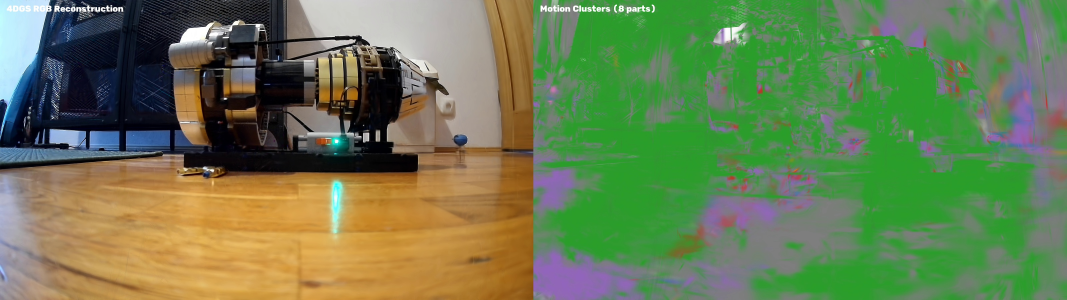
#> input picture scratch/kabsch_sidebyside_frame0.jpg, 3200 x 900 px, given as the content of the folder data/multipleview/lego_turbine_base/cam01, which was not available (shown at 1/3 size)
$ python test_scenes_phase_correlation.py   (older library calls are emulated)
#> lines starting #> are read from the running program, lines starting #| are printed output that depends on the picture; pictures that were not available may be replaced by others from this repository, and a replacement may not be noted
import cv2
import numpy as np
from pathlib import Path

scenes = ['lego_turbine_base', 'lego_turbine_2_missing', 'lego_turbine_5_missing', 'turbine_r1_missing_6']

for scene in scenes:
    cam = "cam01"
    frames_dir = Path(f"data/multipleview/{scene}/{cam}")
    frame_files = sorted(list(frames_dir.glob("*.jpg")))
    n_frames = len(frame_files)
    fps = 20.004

    # Load reference frame
    ref_img = cv2.imread(str(frame_files[0]), cv2.IMREAD_GRAYSCALE).astype(np.float32)
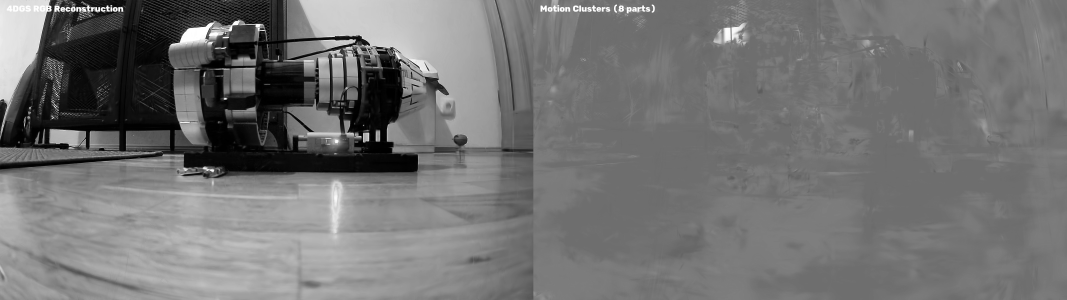
#> ref_img: shape (900, 3200) float32 (shown at 1/3 size); min 0, max 255, mean 115.1
    roi_ref = ref_img[600:1400, 700:1600]
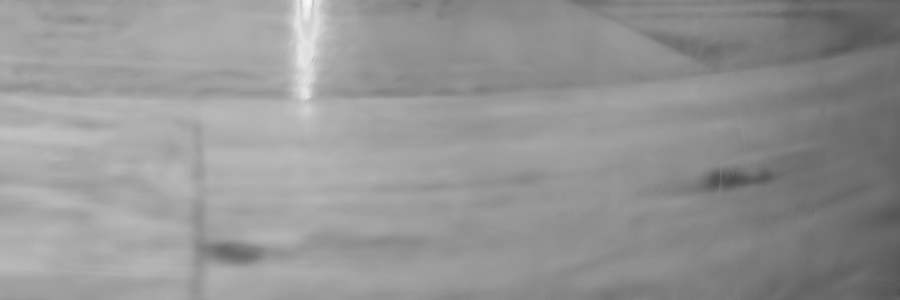
#> roi_ref: shape (300, 900) float32; min 76, max 250, mean 148.5
    hanning = cv2.createHanningWindow(roi_ref.shape[::-1], cv2.CV_32F)

    shifts = []
    # Sample every frame
    for i in range(min(n_frames, 100)):
        img = cv2.imread(str(frame_files[i]), cv2.IMREAD_GRAYSCALE).astype(np.float32)
        roi_curr = img[600:1400, 700:1600]
        shift, response = cv2.phaseCorrelate(roi_ref, roi_curr, hanning)
#> shift = (0, -2.84e-14); response = 1
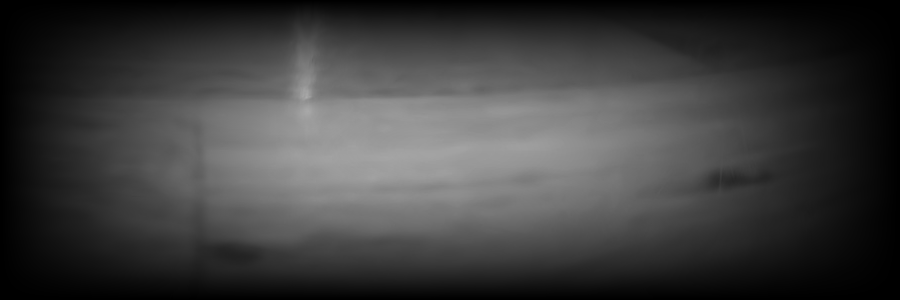
#> roi_ref: shape (300, 900) float32; min 0, max 171, mean 61.9
        shifts.append(shift)

    shifts = np.array(shifts)
#> shifts = [[0, -2.84e-14]]
    dx = shifts[:, 0]
#> dx = [0]
    dy = shifts[:, 1]
#> dy = [-2.84e-14]
    dx_p2p = dx.max() - dx.min()
#> dx_p2p = 0
    dy_p2p = dy.max() - dy.min()
#> dy_p2p = 0
    print(f"=== {scene} ===")
    print(f"  dx peak-to-peak: {dx_p2p:.3f} px (std={dx.std():.3f} px)")
#|   dx peak-to-peak: 0.000 px (std=0.000 px)
    print(f"  dy peak-to-peak: {dy_p2p:.3f} px (std={dy.std():.3f} px)")
#|   dy peak-to-peak: 0.000 px (std=0.000 px)
